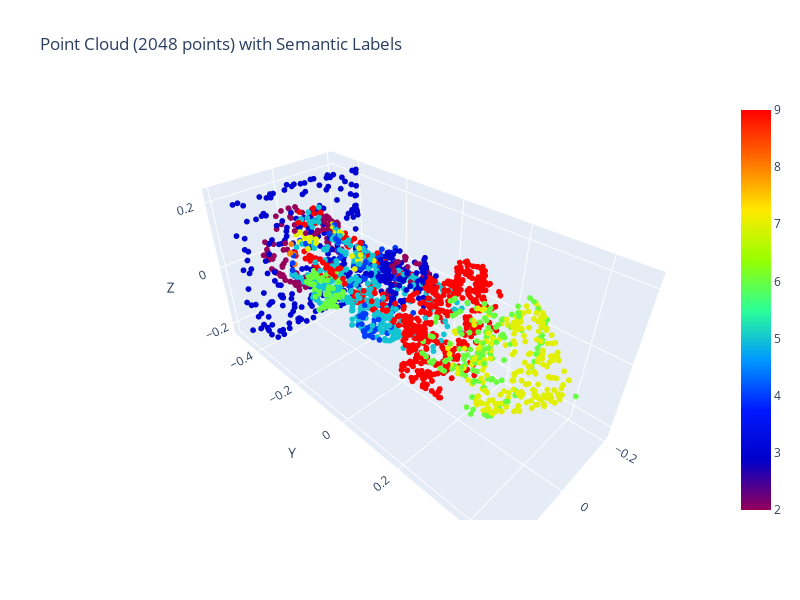

Notebook code for this chart:
### Code cell
# Visualize point cloud
def visualize_point_cloud(points, labels=None, title="Point Cloud"):
    """
    Visualize a point cloud with optional labels.
    """
    fig = go.Figure(data=[
        go.Scatter3d(
            x=points[:, 0],
            y=points[:, 1],
            z=points[:, 2],
            mode='markers',
            marker=dict(
                size=2,
                color=labels if labels is not None else points[:, 2],
                colorscale='Viridis' if labels is None else 'Rainbow',
                showscale=True
            )
        )
    ])
    
    fig.update_layout(
        title=title,
        scene=dict(
            xaxis_title='X',
            yaxis_title='Y',
            zaxis_title='Z',
            aspectmode='data'
        ),
        width=800,
        height=600
    )
    
    return fig

fig = visualize_point_cloud(points, point_labels, 
                            title=f"Point Cloud ({num_points} points) with Semantic Labels")
fig.show()

### Figure 1 — Plotly figure (JSON) as saved in the notebook; plotly's stock layout.template omitted (floating-point values rounded to 4 significant figures; data arrays with more than 128 entries replaced by an {"elided": "..."} marker saying what was removed)
{"data": [{"marker": {"color": {"elided": "2048 int values"}, "colorscale": [[0, "rgb(150,0,90)"], [0.125, "rgb(0,0,200)"], [0.25, "rgb(0,25,255)"], [0.375, "rgb(0,152,255)"], [0.5, "rgb(44,255,150)"], [0.625, "rgb(151,255,0)"], [0.75, "rgb(255,234,0)"], [0.875, "rgb(255,111,0)"], [1, "rgb(255,0,0)"]], "showscale": true, "size": 2}, "mode": "markers", "type": "scatter3d", "x": {"elided": "2048 float values"}, "y": {"elided": "2048 float values"}, "z": {"elided": "2048 float values"}}], "layout": {"height": 600, "scene": {"aspectmode": "data", "xaxis": {"title": {"text": "X"}}, "yaxis": {"title": {"text": "Y"}}, "zaxis": {"title": {"text": "Z"}}}, "title": {"text": "Point Cloud (2048 points) with Semantic Labels"}, "width": 800}}
